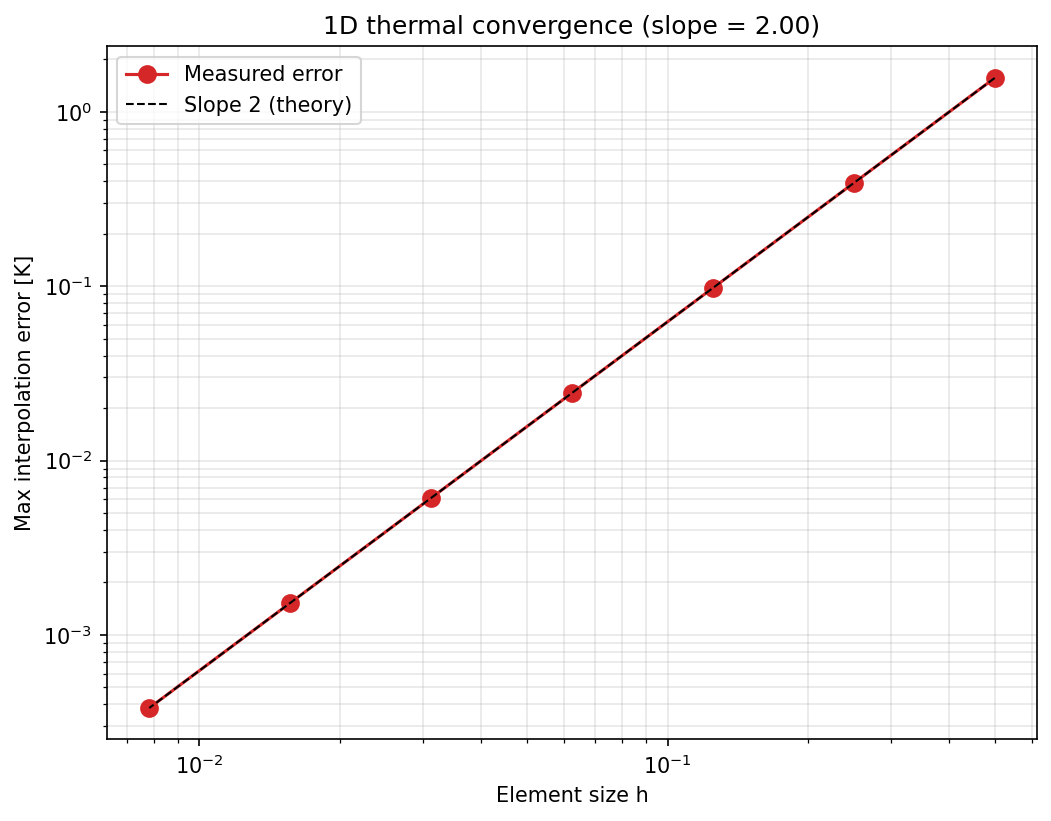

Reproduce this figure in Python.
"""
Convergence study for the 1D thermal solver (Case B, quadratic profile).

Like Phase 1: the true profile is quadratic, linear elements give O(h^2)
interpolation error between nodes. Measured against the analytical solution
on a fine grid, the log-log slope should be ~2.
"""

import matplotlib.pyplot as plt
import numpy as np

from analytical import T_exact
from solver import (
    apply_dirichlet_bc,
    assemble_conductivity,
    assemble_load,
    build_mesh,
    reconstruct_full_solution,
    solve_system,
)


def solve_thermal(L, k, A, T0, TL, Q0, n_elements):
    nodes, connectivity = build_mesh(L, n_elements)
    n_nodes = len(nodes)
    K = assemble_conductivity(nodes, connectivity, k, A)
    F = assemble_load(nodes, connectivity, Q0)
    fixed = {0: T0, n_nodes - 1: TL}
    K_red, F_red, free_nodes = apply_dirichlet_bc(K, F, fixed)
    T_red = solve_system(K_red, F_red)
    T_fea = reconstruct_full_solution(T_red, free_nodes, n_nodes, fixed)
    return nodes, T_fea


def evaluate_fea_solution(x_query, nodes, T_nodal):
    """Piecewise-linear interpolation of the FEA solution at query points."""
    return np.interp(x_query, nodes, T_nodal)


def main():
    # ---- Problem parameters (Case B) ----------------------------------------
    L = 1.0
    k = 1.0
    A = 1.0
    T0 = 100.0
    TL = 20.0
    Q0 = 50.0     # uniform source -> quadratic profile

    element_counts = [2, 4, 8, 16, 32, 64, 128]

    x_fine = np.linspace(0, L, 2000)
    T_an_fine = T_exact(x_fine, k, A, L, T0, TL, Q0)

    h_values = []
    errors = []

    print(f"{'n_elem':>8} {'h':>12} {'max error':>15}")
    print("-" * 37)
    for n_elements in element_counts:
        nodes, T_fea = solve_thermal(L, k, A, T0, TL, Q0, n_elements)
        T_fea_fine = evaluate_fea_solution(x_fine, nodes, T_fea)
        max_error = np.max(np.abs(T_fea_fine - T_an_fine))
        h = L / n_elements
        h_values.append(h)
        errors.append(max_error)
        print(f"{n_elements:>8} {h:>12.6f} {max_error:>15.6e}")

    h_values = np.array(h_values)
    errors = np.array(errors)

    log_h = np.log(h_values)
    log_e = np.log(errors)
    slope, _ = np.polyfit(log_h, log_e, 1)
    print(f"\nObserved convergence rate (log-log slope): {slope:.3f}")
    print("(Theory predicts 2.0 for linear elements.)")

    fig, ax = plt.subplots(figsize=(8, 6))
    ax.loglog(h_values, errors, "o-", color="C3", lw=1.5, ms=8,
              label="Measured error")
    ref = errors[0] * (h_values / h_values[0]) ** 2
    ax.loglog(h_values, ref, "k--", lw=1.0, label="Slope 2 (theory)")
    ax.set_xlabel("Element size h")
    ax.set_ylabel("Max interpolation error [K]")
    ax.set_title(f"1D thermal convergence (slope = {slope:.2f})")
    ax.legend()
    ax.grid(True, which="both", alpha=0.3)
    fig.savefig("convergence.png", dpi=150, bbox_inches="tight")
    print("\nPlot saved to convergence.png")


if __name__ == "__main__":
    main()
